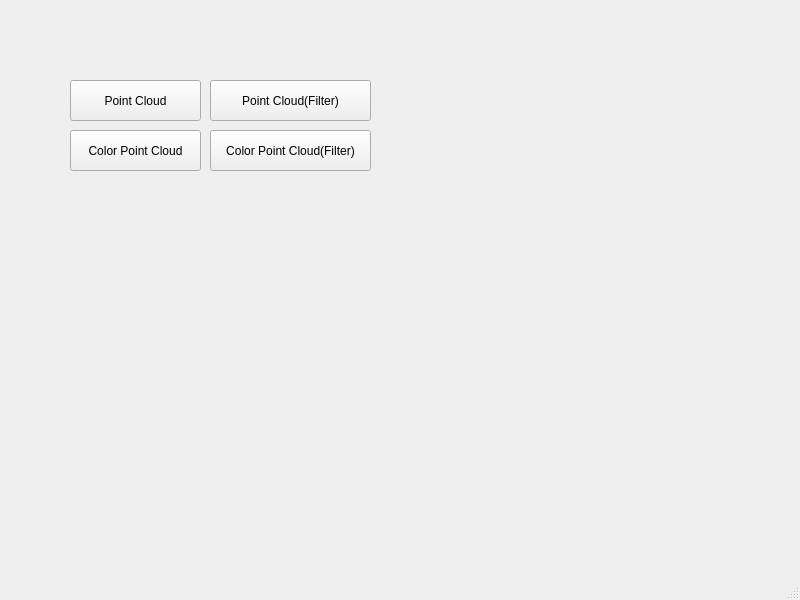
<?xml version="1.0" encoding="UTF-8"?>
<ui version="4.0">
 <class>MainWindow</class>
 <widget class="QMainWindow" name="MainWindow">
  <property name="geometry">
   <rect>
    <x>0</x>
    <y>0</y>
    <width>800</width>
    <height>600</height>
   </rect>
  </property>
  <property name="windowTitle">
   <string>MainWindow</string>
  </property>
  <widget class="QWidget" name="centralwidget">
   <widget class="QPushButton" name="pushButtonPointCloud">
    <property name="geometry">
     <rect>
      <x>70</x>
      <y>80</y>
      <width>131</width>
      <height>41</height>
     </rect>
    </property>
    <property name="text">
     <string>Point Cloud</string>
    </property>
   </widget>
   <widget class="QPushButton" name="pushButtonColorPointCloud">
    <property name="geometry">
     <rect>
      <x>70</x>
      <y>130</y>
      <width>131</width>
      <height>41</height>
     </rect>
    </property>
    <property name="text">
     <string>Color Point Cloud</string>
    </property>
   </widget>
   <widget class="QPushButton" name="pushButtonFilteredPointCloud">
    <property name="geometry">
     <rect>
      <x>210</x>
      <y>80</y>
      <width>161</width>
      <height>41</height>
     </rect>
    </property>
    <property name="text">
     <string>Point Cloud(Filter)</string>
    </property>
   </widget>
   <widget class="QPushButton" name="pushButtonFilteredColorPointCloud">
    <property name="geometry">
     <rect>
      <x>210</x>
      <y>130</y>
      <width>161</width>
      <height>41</height>
     </rect>
    </property>
    <property name="text">
     <string>Color Point Cloud(Filter)</string>
    </property>
   </widget>
  </widget>
  <widget class="QMenuBar" name="menubar">
   <property name="geometry">
    <rect>
     <x>0</x>
     <y>0</y>
     <width>800</width>
     <height>20</height>
    </rect>
   </property>
  </widget>
  <widget class="QStatusBar" name="statusbar"/>
 </widget>
 <resources/>
 <connections/>
</ui>
